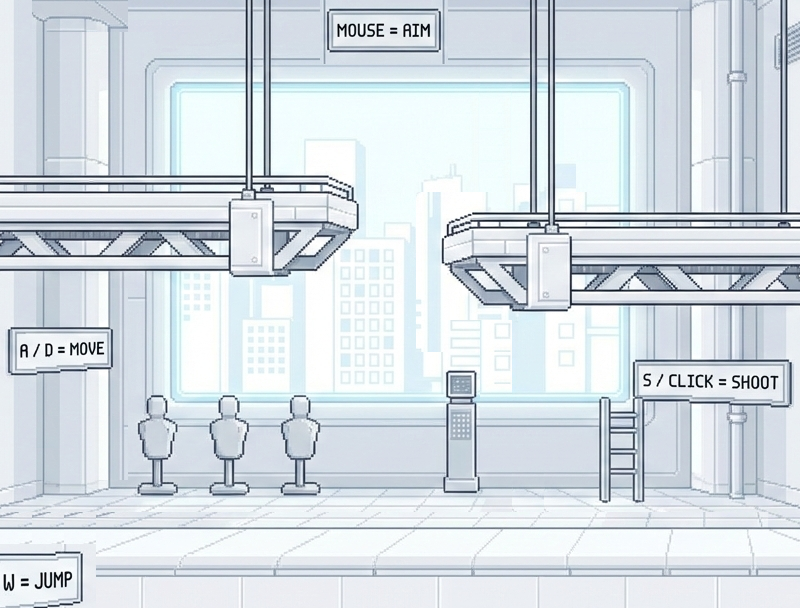

Rendered tile map (Tiled .tmx) drawn with the repository's tilesets; below, a short description and the full map source, tile grids included:
An orthogonal 25x19 tile map with 32x32 px tiles, 1 tile layer (Livello tile 1).

<map version="1.10" tiledversion="1.11.2" orientation="orthogonal" renderorder="right-down" width="25" height="19" tilewidth="32" tileheight="32" infinite="0" nextlayerid="2" nextobjectid="1">
 <tileset firstgid="1" source="lab.tsx" />
 <layer id="1" name="Livello tile 1" width="25" height="19">
  <data encoding="csv">
533,50,51,52,98,98,99,100,101,113,549,550,551,552,113,113,120,121,113,113,113,125,126,127,128,
533,138,139,140,141,142,143,144,145,162,593,594,595,596,162,162,164,165,162,167,168,169,170,171,172,
533,182,183,184,185,186,187,188,189,190,191,192,193,194,195,195,208,209,195,211,212,213,214,215,216,
533,226,227,228,229,230,231,232,233,234,235,236,237,238,239,239,252,253,238,255,256,257,258,259,260,
533,270,271,272,273,274,275,276,277,278,279,280,281,282,283,239,296,297,238,299,300,301,302,303,304,
313,314,315,316,317,318,319,320,321,322,323,324,325,326,327,239,340,341,238,343,344,345,346,347,348,
357,358,359,360,361,362,363,364,365,366,367,368,369,381,382,383,384,385,386,387,388,389,390,391,392,
401,402,403,404,405,406,407,408,409,410,411,412,413,425,426,427,428,429,430,431,432,433,434,435,436,
445,446,447,448,449,450,451,452,453,454,455,456,457,469,470,471,472,473,474,475,476,477,478,479,480,
533,534,535,536,493,494,495,496,497,498,499,500,501,513,514,515,516,517,518,519,520,521,522,523,524,
577,578,579,580,537,538,539,540,541,542,543,544,545,557,547,561,560,561,562,563,564,565,566,567,568,
621,622,623,624,581,582,583,584,585,586,587,588,589,590,591,561,604,605,606,607,608,609,610,611,612,
665,666,667,668,625,626,627,628,629,630,631,632,633,634,635,649,648,649,650,651,652,653,654,655,656,
533,534,491,492,669,670,671,672,673,674,675,676,677,678,679,692,692,693,694,695,696,697,698,699,700,
533,534,535,536,713,714,715,716,717,718,719,720,721,722,723,724,737,737,738,739,740,741,742,743,744,
753,754,755,756,757,758,759,760,761,762,763,764,765,766,767,768,781,781,782,783,784,785,786,787,788,
796,796,796,796,797,798,799,800,801,802,803,804,805,806,807,808,809,810,811,812,813,814,815,816,832,
574,575,576,840,841,842,843,844,845,846,847,848,849,850,851,852,853,854,855,856,857,858,859,860,876,
618,619,620,888,889,890,891,892,893,894,895,896,897,898,899,900,901,902,903,904,905,906,907,908,909
</data>
 </layer>
</map>
